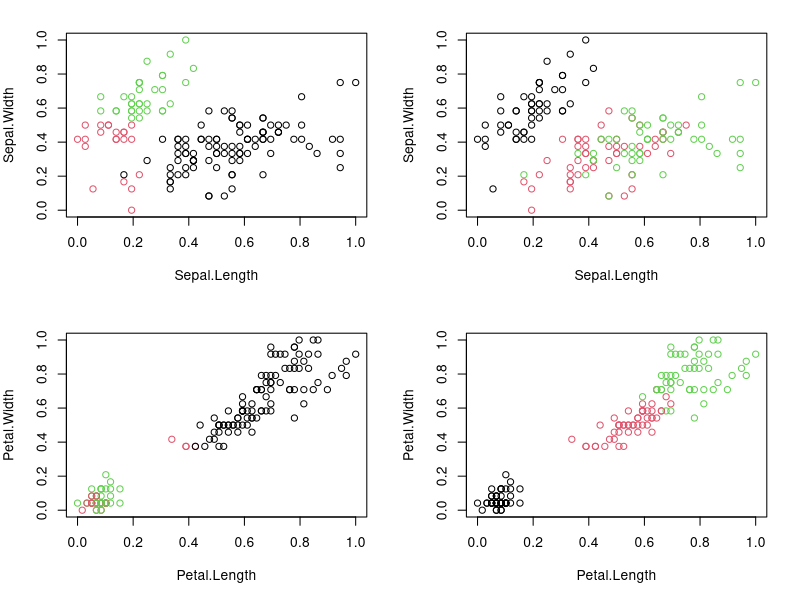

This chart was generated by the following R code:
#K-Means Clustering

require("datasets")
data("iris") # load Iris Dataset
str(iris) #view structure of dataset

summary(iris) #view statistical summary of dataset

head(iris, 3) #view top  rows of dataset

#Preprocess the dataset
#Since clustering is a type of Unsupervised Learning, 
#we would not require Class Label(output) during execution of our algorithm. 
#We will, therefore, remove Class Attribute “Species” and store it in another variable. 
#We would then normalize the attributes between 0 and 1 using our own function.

iris.new<- iris[,c(1,2,3,4)]
iris.class<- iris[,"Species"]
head(iris.new, 3)

head(iris.class, 3)

normalize <- function(x){
  return ((x-min(x))/(max(x)-min(x)))
}

iris.new$Sepal.Length<- normalize(iris.new$Sepal.Length)
iris.new$Sepal.Width<- normalize(iris.new$Sepal.Width)
iris.new$Petal.Length<- normalize(iris.new$Petal.Length)
iris.new$Petal.Width<- normalize(iris.new$Petal.Width)
head(iris.new)

#Apply the K-means clustering algorithm
result<- kmeans(iris.new,3) #aplly k-means algorithm with no. of centroids(k)=3
result$size # gives no. of records in each cluster

result$centers # gives value of cluster center datapoint value(3 centers for k=3)

result$cluster #gives cluster vector showing the custer where each record falls

#Verify results of clustering
par(mfrow=c(2,2), mar=c(5,4,2,2))
plot(iris.new[c(1,2)], col=result$cluster)# Plot to see how Sepal.Length and Sepal.Width data points have been distributed in clusters
plot(iris.new[c(1,2)], col=iris.class)# Plot to see how Sepal.Length and Sepal.Width data points have been distributed originally as per "class" attribute in dataset
plot(iris.new[c(3,4)], col=result$cluster)# Plot to see how Petal.Length and Petal.Width data points have been distributed in clusters
plot(iris.new[c(3,4)], col=iris.class)

table(result$cluster,iris.class)

#Results of the table show that Cluster 1 corresponds to Virginica, 
#Cluster 2 corresponds to Versicolor 
#and Cluster 3 to Setosa.

#Total number of correctly classified instances are: 36 + 47 + 50= 133
#Total number of incorrectly classified instances are: 3 + 14= 17

#How did the model do?
#TASK: Accuracy = number of correctly classified/(total classified) = ?
#i.e our model has achieved ?% accuracy!

acc <- (133 / (133 + 17)) * 100
acc

# the accuracy of our model is 88.67%
